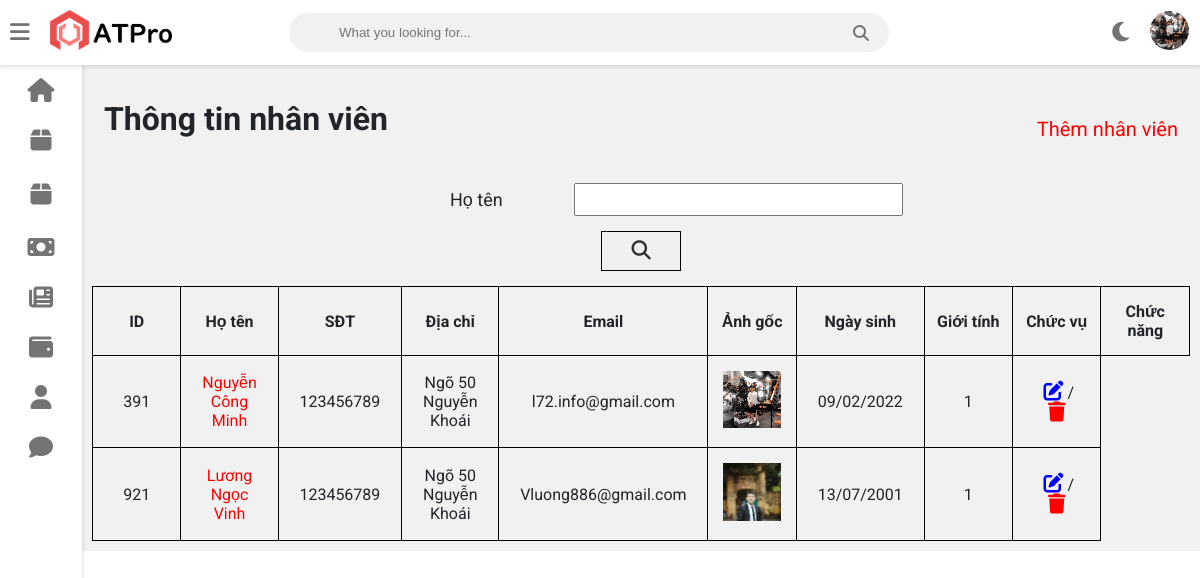
/admin/admin_nhanvien.php (signed in), run on the app's committed database.
### tables this page shows
CREATE TABLE `nhanvien` (
  `ID` int(11) NOT NULL,
  `hoten` varchar(233) NOT NULL,
  `sdt` int(15) NOT NULL,
  `diachi` varchar(233) NOT NULL,
  `email` varchar(233) NOT NULL,
  `anh` varchar(500) NOT NULL,
  `date` date NOT NULL,
  `sex` tinyint(1) NOT NULL,
  `chucvu` varchar(500) NOT NULL
);

### admin/admin_nhanvien.php (the view, shortened to what this page needs)
<?php include "./admin_header.php";?>
	<link rel="stylesheet" href="./CSS/admin_sanpham.css">
    <div class="wrapper">
        <div class="mainRight_header">
		<h1 class="mainRight_tittle">Thông tin nhân viên</h1>
		<p class="mainRight_btnADD"><a href="./admin_nhanvien_them.php">Thêm nhân viên</a></p>
		</div>
        <form class="mainRight_search" method="GET">
            <div class="mainRight_search_item">
            <p class="mainRight_search_text-short">Họ tên</p>
            <input type="text" name="hoten">
            </div>
            <button class="mainRIght_search_btn" type="submit" name="search_hoten"><i class="fa-solid fa-magnifying-glass"></i></button>
        </form>
        <div class="mainRight_table">
            <table>
                <tr>
                    <th>ID</th>
                    <th>Họ tên</th>
                    <th>SĐT</th>
                    <th>Địa chỉ</th>
                    <th>Email</th>
                    <th>Ảnh gốc</th>
                    <th>Ngày sinh</th>
                    <th>Giới tính</th>
                    <th>Chức vụ</th>
                    <th>Chức năng</th>
                </tr>
			<?php
            if(isset($_GET["search_hoten"]))
            {
                $hoten=$_GET["hoten"];
                if($hoten!="")
                {
                    $sql="select * from nhanvien where hoten='$hoten'";
                }
                else{
                    $sql="select * from nhanvien";
                    echo '<script> alert("Mời nhập thông tin họ tên"); </script>';
                }
            }
            else{
                $sql="select * from nhanvien";
            }
			$query=mysqli_query($conn, $sql);
			while($row=mysqli_fetch_assoc($query))
			{
			?>
                <tr>
                    <td><?php echo $row["ID"]?></td>
                    <td class="color-red"><?php echo $row["hoten"]?></td>
                    <td><?php echo $row["sdt"]?></td>
                    <td><?php echo $row["diachi"]?></td>
                    <td><?php echo $row["email"]?></td>
                    <td><img class="mainRight_table_anh" src="./avatar/<?php echo $row['anh']?>" alt=""></td>
                    <td><?php $date = new DateTime($row["date"]); echo $date->format('d/m/Y');?></td>
                    <td><?php echo $row["sex"]?></td>
					<td><a href="./admin_nhanvien_sua.php?ID=<?php echo $row["ID"]; ?>"><i class="fa-solid fa-pen-to-square icon icon1"></i></a>/<a href="./admin_nhanvien_xoa.php?ID=<?php echo $row["ID"]; ?>"><i class="fa-solid fa-trash icon icon2"></i></a></td>
                </tr>
			<?php }?>
            </table>
        </div>
    </div>
	<?php include"./admin_footer.php";?>

### admin/admin_header.php (shortened to what this page needs)
<?php
include "./connect/connect.php";
?>
<!DOCTYPE html>
<html>
<head>
	<link rel="stylesheet" href="https://cdnjs.cloudflare.com/ajax/libs/font-awesome/5.15.4/css/all.min.css">
	<link rel="stylesheet" type="text/css" href="https://cdnjs.cloudflare.com/ajax/libs/Chart.js/2.9.3/Chart.min.css">
	<link rel="stylesheet" type="text/css" href="https://cdnjs.cloudflare.com/ajax/libs/font-awesome/6.1.1/css/all.min.css">
	<link rel="stylesheet" type="text/css" href="style.css">
</head>
<body class="overlay-scrollbar">
	<div class="navbar">
		<ul class="navbar-nav">
			<li class="nav-item">
				<a class="nav-link">
					<i class="fas fa-bars" onclick="collapseSidebar()"></i>
				</a>
			</li>
			<li class="nav-item">
				<img src="assets/AT-pro-black.png" alt="ATPro logo" class="logo logo-light">
			</li>
		</ul>
		<form class="navbar-search">
			<input type="text" name="Search" class="navbar-search-input" placeholder="What you looking for...">
			<i class="fas fa-search"></i>
		</form>
		<ul class="navbar-nav nav-right">
			<li class="nav-item mode">
				<a class="nav-link" href="#" onclick="switchTheme()">
					<i class="fas fa-moon dark-icon"></i>
				</a>
			</li>
			<li class="nav-item avt-wrapper">
				<div class="avt dropdown">
				<?php
				if(isset($_SESSION["login_nhanvien"]))
				{
					$hoten_nhanvien=$_SESSION["login_nhanvien"];
					$sql_login="SELECT * FROM `nhanvien` WHERE hoten= '$hoten_nhanvien'";
					$query_nhanvien=mysqli_query($conn, $sql_login);
					$row_nhanvien=mysqli_fetch_assoc($query_nhanvien);
				}
				?>
					<img src="./avatar/<?php echo $row_nhanvien["anh"];?>" alt="User image" class="dropdown-toggle" data-toggle="user-menu">
				</div>
			</li>
		</ul>
	</div>
	<div class="sidebar">
		<ul class="sidebar-nav">
			<li class="sidebar-nav-item">
				<a href="./admin_home.php" class="sidebar-nav-link">
					<div>
						<i class="fa-solid fa-house"></i>
					</div>
				</a>
			</li>
			<li class="sidebar-nav-item">
				<a href="./admin_sanpham.php" class="sidebar-nav-link">
					<div>
						<i class="fa-solid fa-box"></i>
					</div>
				</a>
			</li>
			<li class="sidebar-nav-item">
				<a href="./admin_hang.php" class="sidebar-nav-link">
					<div>
						<i class="fa-solid fa-box"></i>
					</div>
				</a>
			</li>
			<li  class="sidebar-nav-item">
				<a href="./admin_donhang.php" class="sidebar-nav-link">
					<div>
						<i class="fa-solid fa-money-bill"></i>
					</div>
				</a>
			</li>
			<li  class="sidebar-nav-item">
				<a href="./admin_tintuc.php" class="sidebar-nav-link">
					<div>
					<i class="fa-solid fa-newspaper"></i>
					</div>
				</a>
			</li>
			<li  class="sidebar-nav-item">
				<a href="./admin_doanhthu.php" class="sidebar-nav-link">
					<div>
						<i class="fa-solid fa-wallet"></i>
					</div>
				</a>
			</li>
			<li  class="sidebar-nav-item">
				<a href="./admin_nhanvien.php" class="sidebar-nav-link">
					<div>
						<i class="fa-solid fa-user"></i>
					</div>
				</a>
			</li>
			<li  class="sidebar-nav-item">
				<a href="./admin_lienhe.php" class="sidebar-nav-link">
					<div>
						<i class="fa-solid fa-comment"></i>
					</div>
				</a>
			</li>
		</ul>
	</div>

### admin/style.css (style rules this page uses)
:root { --primary-color: #4834d4; --success-color: #6ab04c; --warning-color: #f0932b; --danger-color: #eb4d4b; --light-color: #212529; --light-second-color: #727475; --light-background: #ffffff; --light-second-background: #f1f1f1; --dark-color: #909090; --dark-second-color: #f5f6fa; --dark-background: #23242D; --dark-second-background: #181818; }
.light { --main-bg-color: var(--light-background); --second-bg-color: var(--light-second-background); --main-color: var(--light-color); --second-color: var(--light-second-color); }
* { box-sizing: border-box; }
body { font-family: 'Roboto', sans-serif; background: var(--main-bg-color); color: var(--main-color); margin: 0; }
.navbar { display: flex; flex-direction: row; background: var(--main-bg-color); color: var(--main-color); position: fixed; top: 0; right: 0; left: 0; z-index: 101; box-shadow: rgba(0,0,0,0.12) 0px 1px 4px 1px; }
.navbar-nav { list-style: none; display: flex; flex-direction: row; padding-left: 0; margin-bottom: 0; margin-top: 0; }
.nav-link { float: left; text-align: center; padding: 21px 10px; text-decoration: none; font-size: 17px; color: var(--second-color); position: relative; }
.navbar-nav i { font-size: 1.4rem; }
.nav-right { margin-left: auto; }
.navbar-search { position: relative; margin: auto; width: 50%; }
.navbar-search input { background: var(--second-bg-color); border: none; padding: 12px 50px 12px 50px; width: 100%; outline: none; color: var(--main-color); border-radius: 20px; }
.navbar-search i { position: absolute; top: 50%; right: 20px; transform: translateY(-50%); color: var(--second-color); cursor: pointer; }
.logo { height: 60px; padding: 10px; }
.avt img { width: 39px; height: 39px; border-radius: 50%; }
.avt { padding: 11px }
.dropdown { position: relative; }
.wrapper { padding: 10px; margin-left: 82px; padding-top: 75px; background: var(--second-bg-color); transition: margin-left .5s; }
.sidebar { width: 82px; height: 100vh; position: fixed; margin-top: 65px; background: var(--main-bg-color); box-shadow: rgba(0,0,0,0.12) 0px 1px 4px 1px; overflow: hidden; z-index: 100; transition: width .5s; }
.sidebar-nav { list-style: none; padding: 0; margin: 0; display: flex; flex-direction: column; align-items: center; height: 100vh; }
.sidebar-nav-item { width: 100%; }
.sidebar-nav-link { display: flex; align-items: center; color: var(--main-color); text-decoration: none; }
.sidebar-nav-link i { font-size: 1.5rem; color: var(--second-color); position: absolute; left: 50%; top: 50%; transform: translate(-50%, -50%); }
.sidebar-nav-link div { min-width: 82px; height: 50px; position: relative; }
table { border-collapse: collapse; width: 100%; }
table td { border-top: 1px solid var(--second-bg-color); padding: 15px; }
table th { border-top: 1px solid var(--second-bg-color); border-bottom: 1px solid var(--second-bg-color); padding: 15px 12px; text-align: left; }

### admin/CSS/admin_sanpham.css (style rules this page uses)
* { padding: 0; margin: 0; }
th { width: 7%; text-align: center !important; margin-bottom: 10px; border: 1px solid black !important; }
td { width: 7%; border: 1px solid black !important; text-align: center; }
.mainRight_table_anh { width: 100%; object-fit: contain; }
.mainRight_btnADD { margin-top: 15px; }
.mainRight_btnADD a { font-size: 20px; color: red; text-decoration: none; }
.mainRight_tittle { text-align: center; margin-bottom: 20px; margin-top: 15px; }
.mainRight_header { width: 100%; display: flex; justify-content: space-between; align-items: center; padding: 10px 12px; }
.icon { font-size: 20px; padding: 0px 4px; }
.icon1 { color: blue ; }
.icon2 { color: red; }
.mainRight_search { width: 100%; }
.mainRight_search_item { width: 100%; display: flex; justify-content: center; align-items: center; margin: 12px auto; }
.mainRight_search_item p { text-align: center; font-size: 18px; margin: 0px 15px; width: 15%; }
.mainRight_search_item input { width: 30%; padding: 4px 0px; outline: none; }
.mainRight_search { width: 100%; display: flex; justify-content: center; align-items: center; flex-direction: column; margin: 0px 0px 15px 0px; }
.mainRight_search_item { width: 100%; display: flex; justify-content: center; align-items: center; margin: 15px 0px; }
.mainRight_search_text-short { font-size: 1.2rem; margin-right: 7px; }
.mainRight_search input { width: 30%; padding: 7px 2px; }
.mainRIght_search_btn { width: 80px; height: 40px; border: 1px solid black; font-size: 1.2rem; }
.mainRIght_search_btn i { opacity: 0.8; }
.color-red { color: red; }

### data on the page
nhanvien: anh (picture), ID "391", hoten "Nguyễn Công Minh", sdt "123456789", diachi "Ngõ 50 Nguyễn Khoái", email "l72.info@gmail.com", date "09/02/2022", sex "1"
nhanvien: ID "921", hoten "Lương Ngọc Vinh", sdt "123456789", diachi "Ngõ 50 Nguyễn Khoái", email "Vluong886@gmail.com", anh (picture), date "13/07/2001", sex "1"
